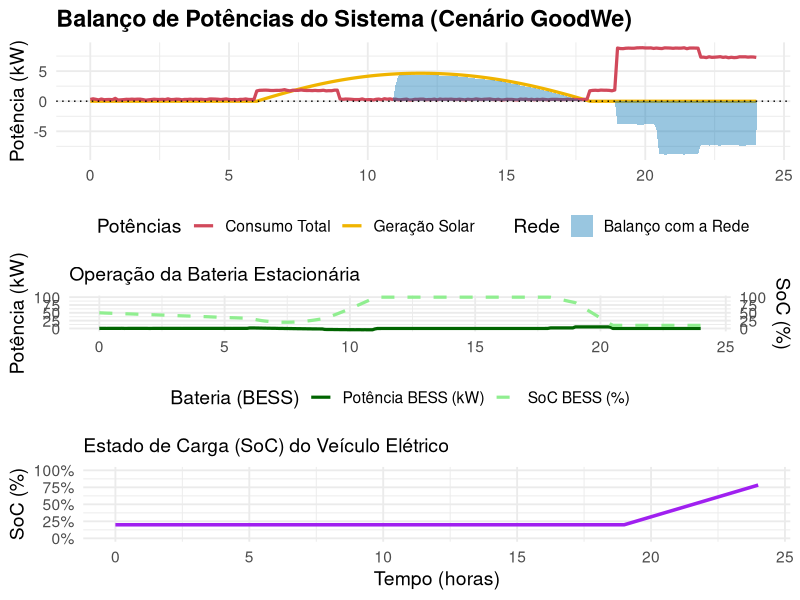

Recreate this plot in R.
# ----------------------------------------------------------------
# MODELAGEM MATEMÁTICA E COMPUTACIONAL - VERSÃO FINAL
# Simulação com Cenário de Equipamentos GoodWe
# ----------------------------------------------------------------
# Este código representa a versão final do projeto, incorporando
# todos os aprimoramentos: modelos físicos realistas, análise
# matemática completa (limites, derivadas, integrais), análise
# econômica e parâmetros de equipamentos reais.
# ----------------------------------------------------------------

# 0. INSTALAÇÃO E CARREGAMENTO AUTOMÁTICO DE PACOTES
# ----------------------------------------------------------------
# Este bloco verifica se os pacotes necessários estão instalados e,
# caso contrário, os instala. Isso garante que o script funcione em qualquer ambiente R.
pacotes_necessarios <- c("ggplot2", "gridExtra", "scales", "dplyr", "grid")

for (pacote in pacotes_necessarios) {
  if (!require(pacote, character.only = TRUE)) {
    cat(sprintf("Pacote '%s' não encontrado. Instalando...\n", pacote))
    install.packages(pacote, dependencies = TRUE)
  }
  library(pacote, character.only = TRUE)
}
cat("✅ Todos os pacotes necessários foram carregados com sucesso!\n\n")


# 1. PARÂMETROS GERAIS DA SIMULAÇÃO (CENÁRIO GOODWE)
# ----------------------------------------------------------------
params <- list(
  # Simulação
  t_inicio_sim = 0,
  t_fim_sim = 24,
  passo_tempo = 0.1,
  
  # Geração Solar (Compatível com inversor GoodWe)
  I_max = 1000,
  area_paineis = 25,
  eficiencia_paineis = 0.21,
  dia_duracao = 12,
  pico_solar = 12,
  temp_ambiente_base = 20,
  variacao_temp_dia = 10,
  coef_temp_potencia = -0.004,
  
  # Consumo da Casa (Dependente dos hábitos do morador)
  consumo_base_casa = 300,
  consumo_pico_casa = 1500,
  desvio_padrao_ruido = 50,
  inicio_pico_manha = 6,
  fim_pico_manha = 9,
  inicio_pico_noite = 18,
  fim_pico_noite = 22,
  
  # Bateria Estacionária (BESS) - Baseado em 2x GoodWe Lynx Home U
  capacidade_bess_kWh = 10.8, # 2 módulos de 5.4 kWh
  potencia_max_bess_kW = 5.0,  # Do inversor GoodWe GW5K-ET
  soc_inicial_bess = 0.5,
  soc_min_bess = 0.1,          # Limite de segurança para baterias LFP
  soc_max_bess = 1.0,          # Baterias LFP podem ser carregadas a 100%
  eficiencia_bess = 0.95,      # Eficiência de ida e volta (round-trip) documentada
  
  # Carga do Carro Elétrico (VE) - Baseado no Carregador GoodWe HCA
  capacidade_ev_kWh = 60,
  potencia_max_carga_ev_kW = 7.0, # Potência do carregador de 7 kW
  soc_inicial_ev = 0.2,
  soc_alvo_ev = 0.9,
  t_inicio_carga_ev = 19,
  limiar_cv = 0.8
)


# 2. FUNÇÕES DE MODELO (Matemática da Simulação)
# ----------------------------------------------------------------

# Modelo da Geração Solar com efeito de temperatura
calcular_geracao_solar <- function(t, p) {
  irradiancia <- max(0, p$I_max * cos((pi / p$dia_duracao) * (t - p$pico_solar)))
  temp_ambiente <- p$temp_ambiente_base + p$variacao_temp_dia * sin((pi / 12) * (t - 8))
  temp_celula <- temp_ambiente + (irradiancia / 800) * 20
  fator_perda_temp <- 1 + p$coef_temp_potencia * (temp_celula - 25)
  potencia_gerada <- irradiancia * p$area_paineis * p$eficiencia_paineis * fator_perda_temp
  return(max(0, potencia_gerada))
}

# Modelo do Consumo da Casa com componente estocástico
calcular_consumo_casa <- function(t, p) {
  consumo <- p$consumo_base_casa + rnorm(1, mean = 0, sd = p$desvio_padrao_ruido)
  if ((t >= p$inicio_pico_manha && t < p$fim_pico_manha) ||
      (t >= p$inicio_pico_noite && t < p$fim_pico_noite)) {
    consumo <- consumo + p$consumo_pico_casa
  }
  return(max(0, consumo))
}

# Modelo da Carga do Carro Elétrico (CC-CV)
calcular_consumo_carro_cc_cv <- function(t, soc_ev_atual, p) {
  if (t < p$t_inicio_carga_ev || soc_ev_atual >= p$soc_alvo_ev) {
    return(0)
  }
  if (soc_ev_atual < p$limiar_cv) {
    potencia_carga <- p$potencia_max_carga_ev_kW * 1000 # em Watts
  } else {
    fator_decaimento <- (soc_ev_atual - p$limiar_cv) / (p$soc_alvo_ev - p$limiar_cv)
    potencia_carga <- p$potencia_max_carga_ev_kW * 1000 * (1 - fator_decaimento)
  }
  return(max(0, potencia_carga))
}


# 3. EXECUÇÃO DA SIMULAÇÃO (Loop Principal)
# ----------------------------------------------------------------
cat("🔄 Iniciando simulação com cenário de equipamentos GoodWe...\n")
tempo <- seq(params$t_inicio_sim, params$t_fim_sim, by = params$passo_tempo)
n_passos <- length(tempo)

# Inicializa o dataframe de resultados para clareza
resultados <- data.frame(
  tempo = tempo,
  P_solar_kW = numeric(n_passos),
  P_casa_kW = numeric(n_passos),
  P_carro_kW = numeric(n_passos),
  P_consumo_total_kW = numeric(n_passos),
  P_bess_kW = numeric(n_passos),
  P_rede_kW = numeric(n_passos),
  SoC_bess_percent = numeric(n_passos),
  SoC_ev_percent = numeric(n_passos)
)

# Condições iniciais em fração (0-1) para os cálculos
soc_bess_atual <- params$soc_inicial_bess
soc_ev_atual <- params$soc_inicial_ev

resultados$SoC_bess_percent[1] <- soc_bess_atual * 100
resultados$SoC_ev_percent[1] <- soc_ev_atual * 100

# Loop de simulação passo a passo
for (i in 1:n_passos) {
  t_atual <- tempo[i]
  
  # 1. Calcular Geração e Consumos no instante t
  resultados$P_solar_kW[i] <- calcular_geracao_solar(t_atual, params) / 1000
  resultados$P_casa_kW[i] <- calcular_consumo_casa(t_atual, params) / 1000
  resultados$P_carro_kW[i] <- calcular_consumo_carro_cc_cv(t_atual, soc_ev_atual, params) / 1000
  resultados$P_consumo_total_kW[i] <- resultados$P_casa_kW[i] + resultados$P_carro_kW[i]
  
  # 2. Calcular o balanço de potência ANTES da bateria da casa
  p_liquido_sem_bess <- resultados$P_solar_kW[i] - resultados$P_consumo_total_kW[i]
  
  # 3. Lógica de Controle da Bateria da Casa (Autoconsumo)
  p_bess <- 0
  if (p_liquido_sem_bess > 0) { # Excesso de geração solar -> Carregar Bateria
    pot_carga_possivel <- (params$soc_max_bess - soc_bess_atual) * params$capacidade_bess_kWh / params$passo_tempo
    p_bess <- -min(p_liquido_sem_bess, params$potencia_max_bess_kW, pot_carga_possivel)
  } else { # Déficit de energia -> Descarregar Bateria
    pot_descarga_possivel <- (soc_bess_atual - params$soc_min_bess) * params$capacidade_bess_kWh / params$passo_tempo
    p_bess <- min(abs(p_liquido_sem_bess), params$potencia_max_bess_kW, pot_descarga_possivel)
  }
  resultados$P_bess_kW[i] <- p_bess
  
  # 4. Calcular o balanço final com a rede elétrica
  resultados$P_rede_kW[i] <- p_liquido_sem_bess + resultados$P_bess_kW[i]
  
  # 5. Atualizar os estados de carga para o próximo passo (Equações Diferenciais Discretizadas)
  # Bateria da Casa
  energia_bess_kWh <- resultados$P_bess_kW[i] * params$passo_tempo
  if (energia_bess_kWh < 0) { # Carregando
    soc_bess_atual <- soc_bess_atual - (energia_bess_kWh * params$eficiencia_bess) / params$capacidade_bess_kWh
  } else { # Descarregando
    soc_bess_atual <- soc_bess_atual - (energia_bess_kWh / params$eficiencia_bess) / params$capacidade_bess_kWh
  }
  soc_bess_atual <- max(params$soc_min_bess, min(params$soc_max_bess, soc_bess_atual))
  
  # Bateria do VE
  energia_ev_kWh <- resultados$P_carro_kW[i] * params$passo_tempo
  soc_ev_atual <- soc_ev_atual + energia_ev_kWh / params$capacidade_ev_kWh
  soc_ev_atual <- min(1.0, soc_ev_atual)
  
  # Armazenar estado para o próximo passo (se não for o último)
  if (i < n_passos) {
    resultados$SoC_bess_percent[i+1] <- soc_bess_atual * 100
    resultados$SoC_ev_percent[i+1] <- soc_ev_atual * 100
  }
}
cat("✅ Simulação concluída com sucesso!\n\n")

# 4. ANÁLISE DOS RESULTADOS
# ----------------------------------------------------------------
cat("⚙️  Realizando análises matemáticas e estatísticas...\n")
passo_h <- params$passo_tempo
energia_gerada_kWh <- sum(resultados$P_solar_kW) * passo_h
energia_consumida_total_kWh <- sum(resultados$P_consumo_total_kW) * passo_h
energia_puxada_rede_kWh <- -sum(resultados$P_rede_kW[resultados$P_rede_kW < 0]) * passo_h
energia_injetada_rede_kWh <- sum(resultados$P_rede_kW[resultados$P_rede_kW > 0]) * passo_h
pico_consumo_rede <- min(resultados$P_rede_kW)
hora_pico_consumo_rede <- resultados$tempo[which.min(resultados$P_rede_kW)]
taxa_rampa_rede <- c(NA, diff(resultados$P_rede_kW) / diff(resultados$tempo))
rampa_max_subida <- max(taxa_rampa_rede, na.rm = TRUE)
hora_rampa_max_subida <- resultados$tempo[which.max(taxa_rampa_rede)]

# 5. IMPRESSÃO DO RELATÓRIO TÉCNICO NO CONSOLE
# ----------------------------------------------------------------
cat("\n--- RELATÓRIO TÉCNICO DA SIMULAÇÃO ---\n\n")
cat(sprintf("Balanço Energético (Integral):\n"))
cat(sprintf("  - Geração Solar: %.2f kWh\n", energia_gerada_kWh))
cat(sprintf("  - Consumo Total: %.2f kWh\n", energia_consumida_total_kWh))
cat(sprintf("  - Interação com Rede: %.2f kWh (puxado) | %.2f kWh (injetado)\n\n", energia_puxada_rede_kWh, energia_injetada_rede_kWh))
cat(sprintf("Pontos Críticos (Limites):\n"))
cat(sprintf("  - Pico de Consumo da Rede: %.2f kW às %.1fh\n\n", pico_consumo_rede, hora_pico_consumo_rede))
cat(sprintf("Análise de Rampas (Derivada):\n"))
cat(sprintf("  - Rampa Máxima de Subida (Estresse na Rede): %.2f kW/h às %.1fh\n", rampa_max_subida, hora_rampa_max_subida))
cat("----------------------------------------\n\n")

# 6. VISUALIZAÇÃO GRÁFICA (Dashboard)
# ----------------------------------------------------------------
cat("📊 Gerando dashboard de visualização...\n")
g_potencia <- ggplot(resultados, aes(x = tempo)) +
  geom_line(aes(y = P_solar_kW, color = "Geração Solar"), size = 1.1) +
  geom_line(aes(y = P_consumo_total_kW, color = "Consumo Total"), size = 1.1) +
  geom_area(aes(y = P_rede_kW, fill = "Balanço com a Rede"), alpha = 0.4) +
  geom_hline(yintercept = 0, linetype = "dotted", color = "black") +
  scale_color_manual(name = "Potências", values = c("Geração Solar" = "#f0b400", "Consumo Total" = "#d1495b")) +
  scale_fill_manual(name = "Rede", values = c("Balanço com a Rede" = "#0072B2")) +
  labs(title = "Balanço de Potências do Sistema (Cenário GoodWe)", x = NULL, y = "Potência (kW)") +
  theme_minimal(base_size = 14) + theme(legend.position = "bottom", plot.title = element_text(face="bold"))

g_bess <- ggplot(resultados, aes(x = tempo)) +
  geom_line(aes(y = P_bess_kW, color = "Potência BESS (kW)"), size = 1.1) +
  geom_line(aes(y = SoC_bess_percent, color = "SoC BESS (%)"), size = 1.1, linetype = "dashed") +
  scale_y_continuous(
    name = "Potência (kW)",
    sec.axis = sec_axis(~., name = "SoC (%)")
  ) +
  scale_color_manual(name = "Bateria (BESS)", values = c("Potência BESS (kW)" = "darkgreen", "SoC BESS (%)" = "lightgreen")) +
  labs(subtitle = "Operação da Bateria Estacionária", x = NULL, y = NULL) +
  theme_minimal(base_size = 14) + theme(legend.position = "bottom")

g_ev <- ggplot(resultados, aes(x = tempo, y = SoC_ev_percent)) +
  geom_line(color = "purple", size = 1.2) +
  scale_y_continuous(labels = percent_format(scale = 1), limits = c(0, 100)) +
  labs(subtitle = "Estado de Carga (SoC) do Veículo Elétrico", x = "Tempo (horas)", y = "SoC (%)") +
  theme_minimal(base_size = 14)

# Salva o dashboard em um arquivo PNG para o relatório
png("dashboard_energetico.png", width = 12, height = 9, units = "in", res = 300)
grid.arrange(g_potencia, g_bess, g_ev, ncol = 1, heights = c(3, 2, 2))
dev.off()

cat("✅ Dashboard salvo como 'dashboard_energetico.png'.\n")
cat("\n--- FIM DA EXECUÇÃO ---\n")

